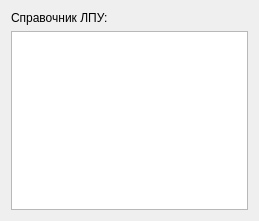
<?xml version="1.0" encoding="UTF-8"?>
<ui version="4.0">
 <class>Form</class>
 <widget class="QWidget" name="Form">
  <property name="geometry">
   <rect>
    <x>0</x>
    <y>0</y>
    <width>259</width>
    <height>221</height>
   </rect>
  </property>
  <property name="windowTitle">
   <string>Form</string>
  </property>
  <layout class="QGridLayout" name="gridLayout">
   <item row="0" column="0">
    <layout class="QVBoxLayout" name="verticalLayout">
     <item>
      <widget class="QLabel" name="label">
       <property name="text">
        <string>Cправочник ЛПУ:</string>
       </property>
      </widget>
     </item>
     <item>
      <widget class="QTableView" name="table"/>
     </item>
    </layout>
   </item>
  </layout>
 </widget>
 <resources/>
 <connections/>
</ui>
